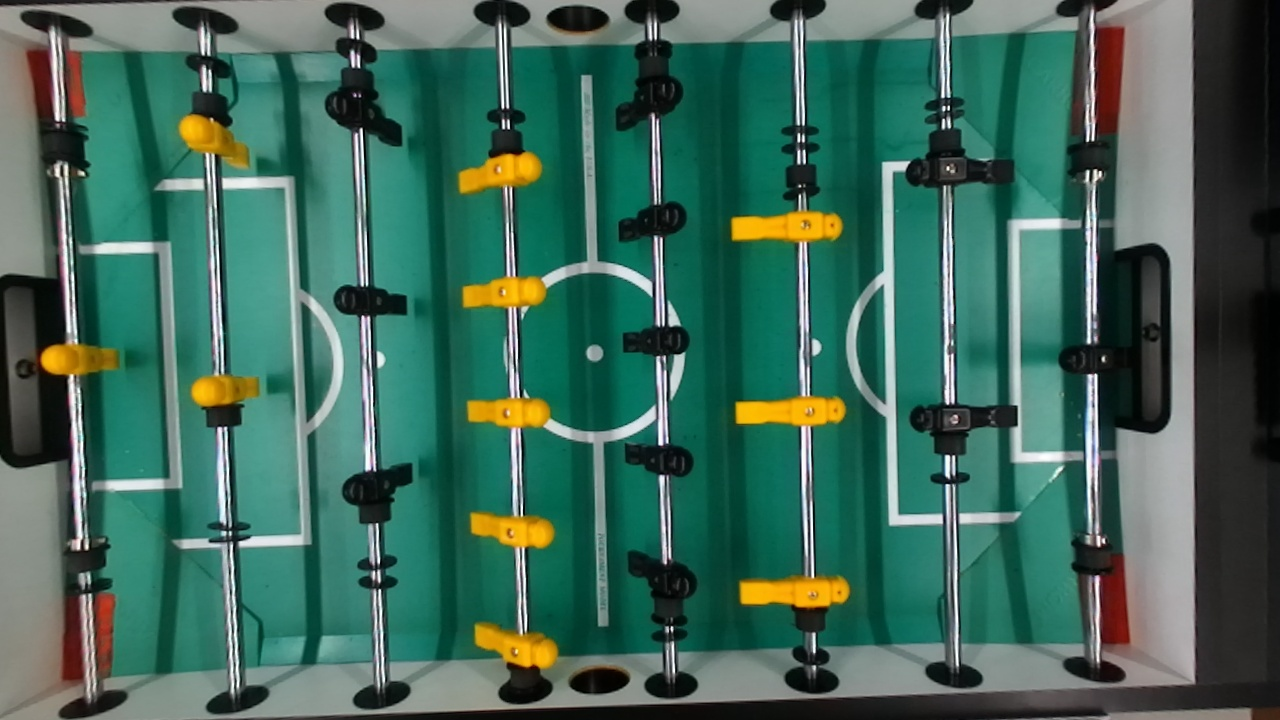
#> input picture still_frames_4_tape/right1.jpg, 1280 x 720 px; its folder holds 4 pictures in this run
$ python get_red.py
#> lines starting #> are read from the running program, lines starting #| are printed output that depends on the picture; after the words box and inside, x2 and y2 are one past the last pixel; in counts of white or black regions, pixels touching at a corner belong together; long printed decimals are rounded; pictures that were not available may be replaced by others from this repository, and a replacement may not be noted
### get_center.py
#!/usr/bin/env python
import cv2
import numpy as np


def get_center_circle(img):

    height, width, _ = img.shape

    img = img[int(height/3):int(2*height/3), int(width/3):int(2*width/3)]

    gray = cv2.cvtColor(img, cv2.COLOR_BGR2GRAY)
    gray = cv2.medianBlur(gray, 5)

    rows = gray.shape[0]
    circles = cv2.HoughCircles(gray, cv2.HOUGH_GRADIENT, 1, rows / 8,
                               param1=100, param2=25,
                               minRadius=1, maxRadius=30)
    centers = []

    # print("circles")
    # print(circles)


    if circles is not None:
        circles = np.uint16(np.around(circles))
        for i in circles[0, :]:
                center = (i[0], i[1])
                radius = i[2]
                if radius > 10 or radius < 6:
                    continue
                # cv2.circle(gray, center, radius, (255, 255, 255), -1)
                centers.append(center)

    # cv2.imshow('gray', gray)
    # cv2.waitKey(0)

    if len(centers):
        return centers[0]
    return None


def get_translation_vector(left_img, right_img):
    left_center_of_field = get_center_circle(left_img)
    right_center_of_field = get_center_circle(right_img)

    # [4 lines of commented-out code are left out]

    if left_center_of_field is not None and right_center_of_field is not None:
        return (int(right_center_of_field[0]) - int(left_center_of_field[0]),
                int(right_center_of_field[1]) - int(left_center_of_field[1]))
    return None

def subtract_vector(v1, v2):
    return (v1[0] - v2[0], v1[1] - v2[1])

def translate_vector(v1, v2):
    return (v1[0] + v2[0], v1[1] + v2[1])

### get_red_tape_corner.py
#!/usr/bin/env python
import cv2
import numpy as np
import time
from enum import Enum
from get_center import subtract_vector

CORNERS = Enum('CORNERS', 'TOP_RIGHT TOP_LEFT BOTTOM_RIGHT BOTTOM_LEFT')

DIMENSIONS = (680.14, 1179.19)

def get_corner(img, corner):

    img = img.copy()
    height, width, _ = img.shape

    if (corner == CORNERS.TOP_RIGHT) or (corner == CORNERS.BOTTOM_RIGHT):
        cv2.rectangle(img, (0,0), (int(width/2), int(height)), (0,0,0), cv2.FILLED)
        # img = img[:,int(width/2):int(width),:]
    elif (corner == CORNERS.TOP_LEFT) or (corner == CORNERS.BOTTOM_LEFT):
        cv2.rectangle(img, (int(width / 2), 0),
                      (int(width), int(height)),
                      (0, 0, 0), cv2.FILLED)
        # img = img[:,0:int(width/2),:]

    img_hsv = cv2.cvtColor(img, cv2.COLOR_BGR2HSV)


    # lower mask (0-10)
    lower_red = np.array([0, 50, 50])
    upper_red = np.array([10, 255, 255])
    mask0 = cv2.inRange(img_hsv, lower_red, upper_red)

    # upper mask (170-180)
    lower_red = np.array([170, 50, 50])
    upper_red = np.array([180, 255, 255])
    mask1 = cv2.inRange(img_hsv, lower_red, upper_red)


    # join my masks
    mask = mask0 + mask1

    # set my output img to zero everywhere except my mask
    output_img = img.copy()
    output_img[np.where(mask == 0)] = 0

    # removing noise
    kernel = np.ones((3, 3), np.uint8)
    output_img = cv2.erode(output_img, kernel, iterations = 2)

    # removing the reflection of red
    output_img = cv2.cvtColor(output_img, cv2.COLOR_BGR2GRAY)
    ret, output_img = cv2.threshold(output_img, 90, 255, cv2.THRESH_TOZERO_INV)

    cnts = cv2.findContours(output_img.copy(), cv2.RETR_EXTERNAL,
                            cv2.CHAIN_APPROX_SIMPLE)[1]

    output_img = img

    result_contours = []
    points = []

    for c in cnts:
        # create moments
        M = cv2.moments(c)

        # ignore if the contour has a zero moment
        if M["m00"] == 0:
            continue

        cX = int(M["m10"] / M["m00"])
        cY = int(M["m01"] / M["m00"])

        _, _, width, height = cv2.boundingRect(c)

        if (width * height) < 1000:
            continue

        x, y, width, height = cv2.boundingRect(c)
        cv2.rectangle(img, (x, y), (x + width, y + height), (0,0,0), cv2.FILLED)

        if (corner == CORNERS.TOP_RIGHT):
            points.append((x+width,y))
        elif (corner == CORNERS.BOTTOM_RIGHT):
            points.append((x+width,y+height))
        elif (corner == CORNERS.TOP_LEFT):
            points.append((x,y))
        elif (corner == CORNERS.BOTTOM_LEFT):
            points.append((x,y+height))


        # draw the contour and center of the shape on the image
        # cv2.drawContours(output_img, [c], -1, (0, 255, 0), 2)
        result_contours.append(c)

    # cv2.imshow('Red isolated', output_img)

    # cv2.waitKey(0)

    if len(points) == 2:
        if (corner == CORNERS.TOP_RIGHT) or (corner == CORNERS.TOP_LEFT):
            p1, p2 = points
            points = [p1] if p1[1] < p2[1] else [p2]
        elif (corner == CORNERS.BOTTOM_RIGHT) or (corner == CORNERS.BOTTOM_LEFT):
            p1, p2 = points
            points = [p1] if p1[1] > p2[1] else [p2]

    # return result_contours
    return points[0]

def convert_height_pixels_to_mm(corner_up, corner_down):
    x, y = subtract_vector(corner_up, corner_down)
    return y/DIMENSIONS[1]

def convert_width_pixels_to_mm(corner_left, corner_right):
    x, y = subtract_vector(corner_left, corner_right)
    return x/DIMENSIONS[0]

### get_red.py
#!/usr/bin/env python
import cv2
import numpy as np
import time
from get_red_tape_corner import CORNERS, get_corner, convert_height_pixels_to_mm, convert_width_pixels_to_mm
from get_center import get_center_circle, get_translation_vector, translate_vector

#
# # for x in range(1, 45):
# # for x in range(1, 25):
# for x in range(1, 5):
#     print("x: {0}".format(x))
#
#     # filename = './still_frames/hd{0}.jpg'.format(x)
#     filename = './still_frames_4_tape/right{0}.jpg'.format(x)
#     # filename = './still_frames_4_tape/left{0}.jpg'.format(x)
#     img = cv2.imread(filename)
#
#     corner = get_corner(img, CORNERS.BOTTOM_RIGHT)
#     cv2.circle(img, (corner[0], corner[1]), 7, (255, 255, 255), -1)
#
#     corner = get_corner(img, CORNERS.TOP_RIGHT)
#     cv2.circle(img, (corner[0], corner[1]), 7, (255, 255, 255), -1)
#
#
#     cv2.imshow('Red isolated', img)
#
#     cv2.waitKey(0)
#
#
# for x in range(1, 5):
#     print("x: {0}".format(x))
#
#     filename = './still_frames_4_tape/left{0}.jpg'.format(x)
#     img = cv2.imread(filename)
#
#     corner = get_corner(img, CORNERS.BOTTOM_LEFT)
#     cv2.circle(img, (corner[0], corner[1]), 7, (255, 255, 255), -1)
#
#     corner = get_corner(img, CORNERS.TOP_LEFT)
#     cv2.circle(img, (corner[0], corner[1]), 7, (255, 255, 255), -1)
#
#
#     cv2.imshow('Red isolated', img)
#
#     cv2.waitKey(0)


ITERATIONS = 2

corners = []

# for x in range(1, 45):
for x in range(1, 25):
# for x in range(5, 6):
# for x in range(1, ITERATIONS):
    print("x: {0}".format(x))
    corners = []

    right_filename = './still_frames_4_tape/right{0}.jpg'.format(x)
    right_img = cv2.imread(right_filename)
#> right_img is the input picture: shape (720, 1280, 3); mean B, G, R 89.9, 103.9, 63.3

    left_filename = './still_frames_4_tape/left{0}.jpg'.format(x)
    left_img = cv2.imread(left_filename)

    translation_vector = get_translation_vector(left_img, right_img)
#> in get_center_circle, `gray = cv2.medianBlur(gray, 5)`:
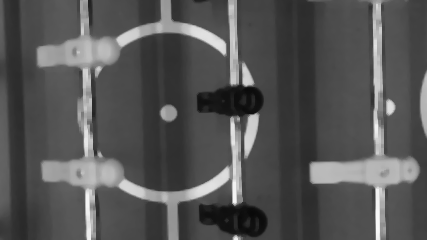
#> gray: shape (240, 427); min 9, max 249, mean 85.1
#> in get_center_circle, `circles = cv2.HoughCircles(gray, cv2.HOUGH_GRADIENT, 1, rows / 8, para..`: circles = [[252.5, 221.5, 14.7], [109.5, 172.5, 14.7], [404.5, 169.5, 14.6], [167.5, 112.5, 8]]
#> in get_center_circle, `circles = np.uint16(np.around(circles))`: circles = [[252, 222, 15], [110, 172, 15], [404, 170, 15], [168, 112, 8]]
#> the loop in get_center_circle, `for i in circles[0, :]:` made 4 passes
#> after the loop in get_center_circle, `for i in circles[0, :]:`: centers = [(168, 112)]
#> in get_translation_vector, `left_center_of_field = get_center_circle(left_img)`: left_center_of_field = (168, 112)
#> the loop in get_center_circle (call 2), `for i in circles[0, :]:` made 4 passes
#> translation_vector = (0, 0)

    # print("translation_vector")
    # print(translation_vector)

    if translation_vector is None:
        continue

    top_right_corner = get_corner(right_img, CORNERS.TOP_RIGHT)
#> in get_corner, `mask0 = cv2.inRange(img_hsv, lower_red, upper_red)`:
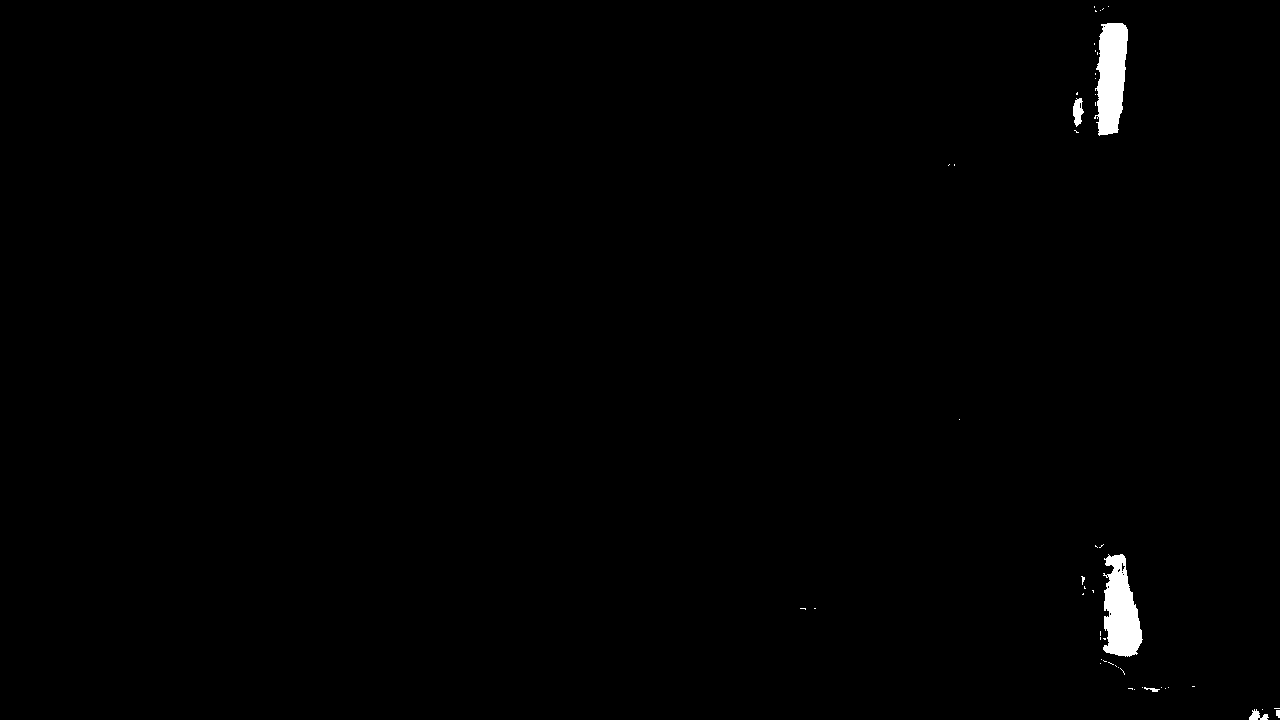
#> mask0: shape (720, 1280); 0.66% white; 50 white regions (44 under 20 px), largest, box (x1, y1, x2, y2) and area: (1094, 23, 1128, 136) 2801, (1103, 554, 1143, 657) 2753, (1073, 98, 1084, 127) 207, (1249, 709, 1269, 720) 117, (1144, 687, 1160, 692) 37, (1276, 710, 1280, 718) 28
#> in get_corner, `cnts = cv2.findContours(output_img.copy(), cv2.RETR_EXTERNAL, cv2.CHAI..`: cnts = 6 contours, 3 with area under 20; largest, box (x1, y1, x2, y2) and area: (1096, 25, 1126, 133) 2368, (1101, 557, 1132, 652) 2040, (1075, 101, 1081, 122) 55
#> the loop in get_corner, `for c in cnts:` made 6 passes
#> (cX, cY) on passes 2, 5: (1254, 716), (1077, 109)
#> after the loop in get_corner, `for c in cnts:`:
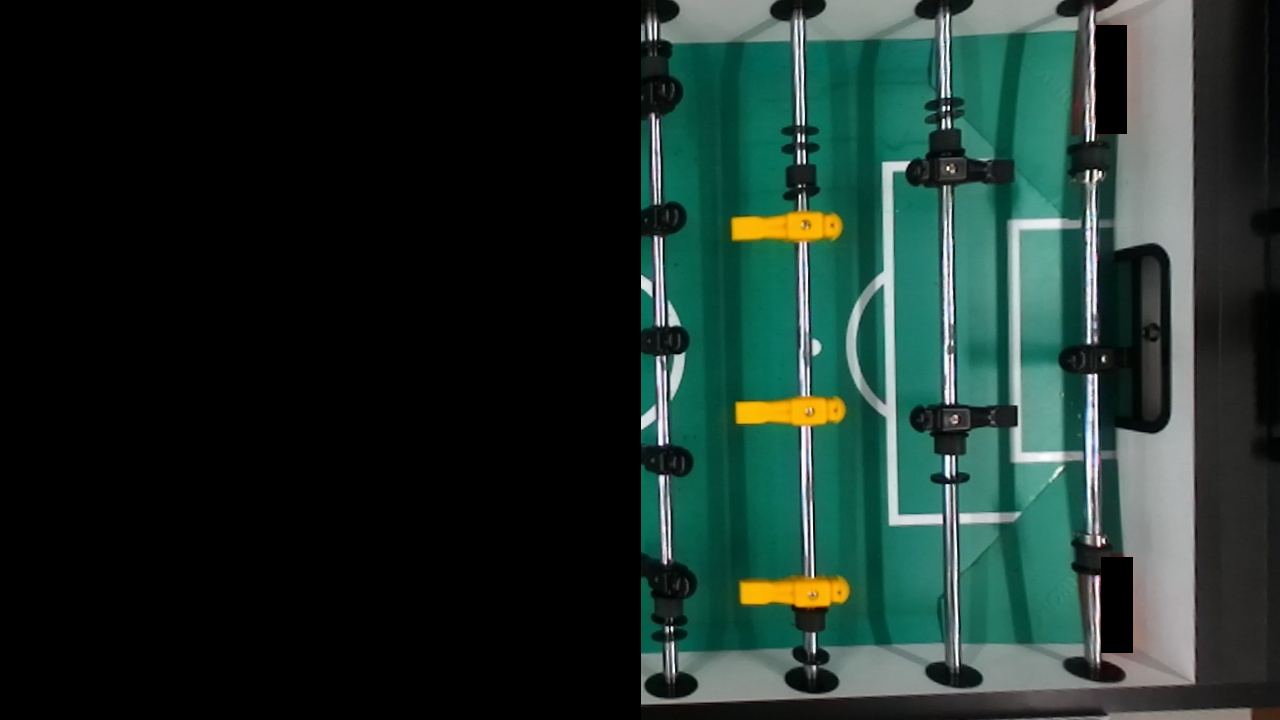
#> img: shape (720, 1280, 3); mean B, G, R 41.9, 47.4, 29.1
#> after the loop in get_corner, `for c in cnts:`: points = [(1132, 557), (1126, 25)]; result_contours = 2 contours; box (x1, y1, x2, y2) and area: (1096, 25, 1126, 133) 2368, (1101, 557, 1132, 652) 2040
#> in get_corner, `p1, p2 = points`: p1 = (1132, 557); p2 = (1126, 25)
#> in get_corner, `points = [p1] if p1[1] < p2[1] else [p2]`: points = [(1126, 25)]
#> top_right_corner = (1126, 25)
    corners.append(top_right_corner)

    bottom_right_corner = get_corner(right_img, CORNERS.BOTTOM_RIGHT)
#> the loop in get_corner (call 2), `for c in cnts:` made 6 passes
#> bottom_right_corner = (1132, 652)
    corners.append(bottom_right_corner)

    top_left_corner = get_corner(left_img, CORNERS.TOP_LEFT)
#> in get_corner (call 3), `cnts = cv2.findContours(output_img.copy(), cv2.RETR_EXTERNAL, cv2.CHAI..`: cnts = 4 contours; box (x1, y1, x2, y2) and area: (60, 599, 84, 685) 1446, (26, 48, 52, 113) 1044, (94, 595, 112, 670) 804, (66, 51, 83, 114) 585
#> the loop in get_corner (call 3), `for c in cnts:` made 4 passes
#> (cX, cY, x, y) on passes 1 to 4: (71, 647, 60, 599), (103, 627, 94, 595), (73, 82, 66, 51), (39, 76, 26, 48)
#> after the loop in get_corner (call 3), `for c in cnts:`:
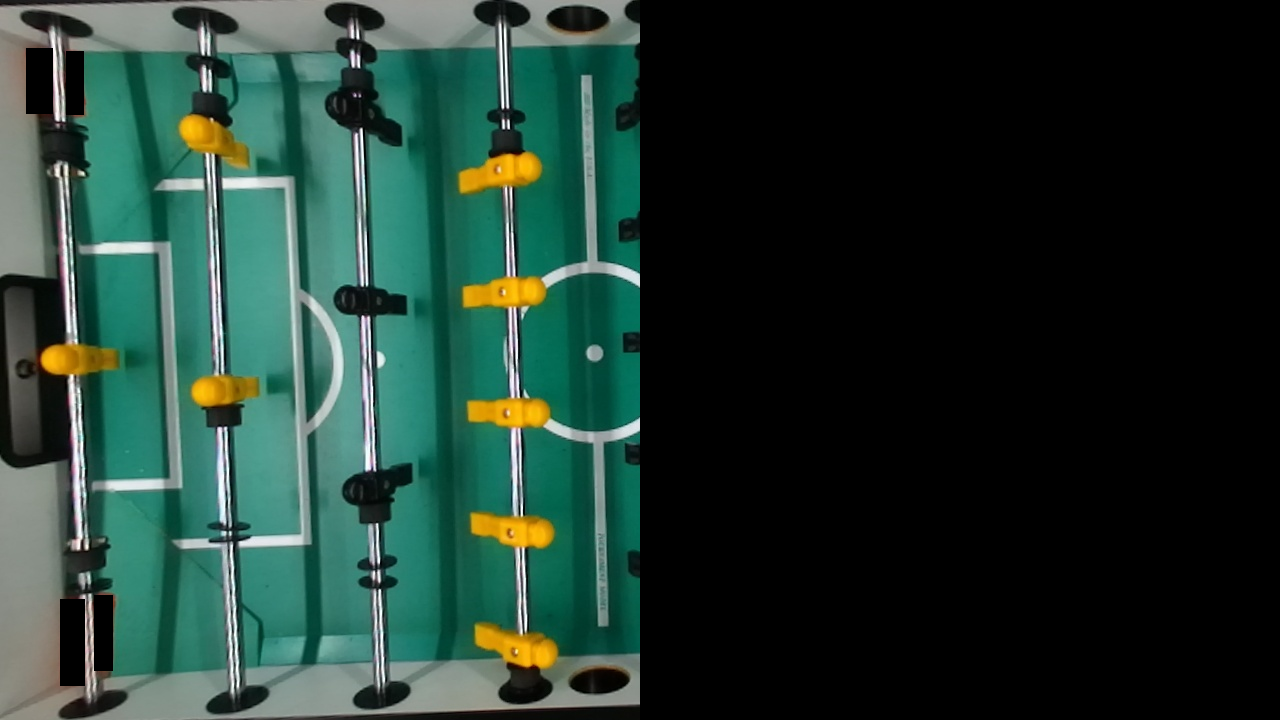
#> img: shape (720, 1280, 3); mean B, G, R 47.4, 55.7, 32.7
#> after the loop in get_corner (call 3), `for c in cnts:`: points = [(60, 599), (94, 595), (66, 51), (26, 48)]; result_contours has the same summary as cnts
#> top_left_corner = (60, 599)
    corners.append(translate_vector(top_left_corner, translation_vector))

    bottom_left_corner = get_corner(left_img, CORNERS.BOTTOM_LEFT)
#> bottom_left_corner = (60, 685)
    corners.append(translate_vector(bottom_left_corner, translation_vector))

    ratio_x = convert_height_pixels_to_mm(top_right_corner, bottom_right_corner)
#> in convert_height_pixels_to_mm, `x, y = subtract_vector(corner_up, corner_down)`: x = -6; y = -627
#> ratio_x = -0.532
    ratio_y = convert_width_pixels_to_mm(top_right_corner, top_left_corner)
#> in convert_width_pixels_to_mm, `x, y = subtract_vector(corner_left, corner_right)`: x = 1066; y = -574
#> ratio_y = 1.57
    print("ratio_x: {0}".format(ratio_x))
#| ratio_x: -0.5317
    print("ratio_y: {0}".format(ratio_y))
#| ratio_y: 1.567

    for corner in corners:
        cv2.circle(right_img, corner, 7, (255, 255, 255), -1)
#> this loop made 4 passes
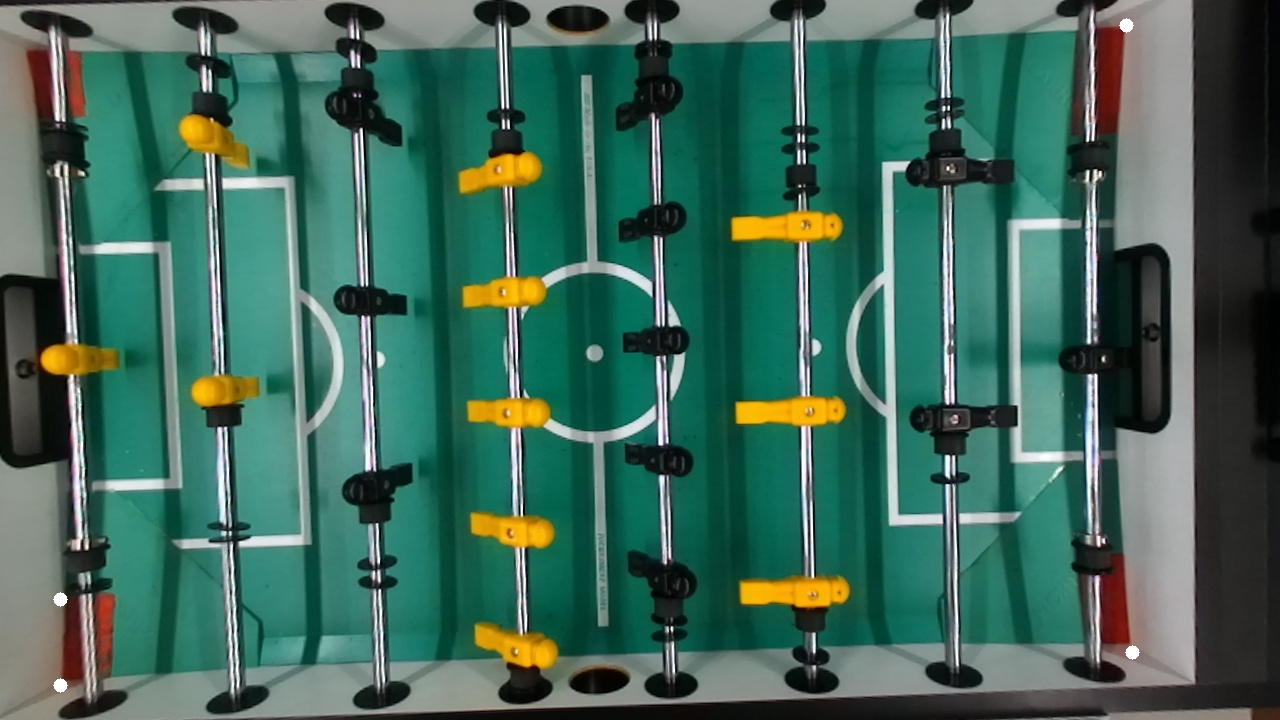
#> right_img: shape (720, 1280, 3); 0.06% of pixels changed, all inside (x1, y1, x2, y2) = (53, 18, 1140, 693)
#> (the run stopped early here; a loop or call above may not have finished)
